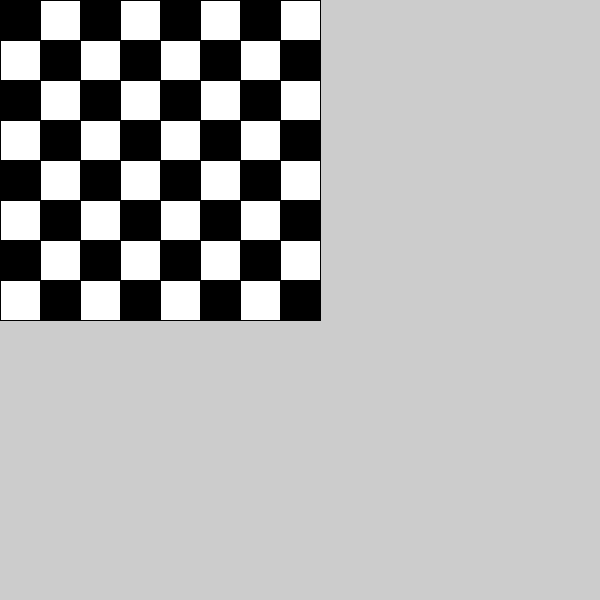
Frame 1 (no input)
Frame 60 (the mouse pressed at the canvas centre just before this capture): identical to frame 1, image omitted
Frame 120 (the mouse held since frame 60 and released just before this capture): identical to frame 1, image omitted

The Processing sketch that drew this single still picture (run headless with seeded random() and noise(); from frame 60 on, the mouse is pressed at the canvas centre):

// Processing sketch: task06
// ── task06.pde
int [][] board = new int [8][8];
int sideLength = 40;
void setup()
{
  size(600, 600);
  for (int row = 0; row < 8; row++)
  {
    for (int column = 0; column < 8; column++)
    {
      if ((row + column) %2 == 0)
      {
        board[row][column] = 0; //skal blive sort
      } else {
        board[row][column]=1;//skal blvie hvid
      }
    }
  }
}


void draw()
{
  createBoard();
}

void createBoard()
{
  for (int row = 0; row < 8; row++)
  {
    for (int column = 0; column < 8; column++)
    {
      if (board[row][column] == 1)
      {
        fill(255);
      } else
      {
        fill(0);
      }
      rect(row * sideLength, column * sideLength, sideLength, sideLength);
    }
  }
}
